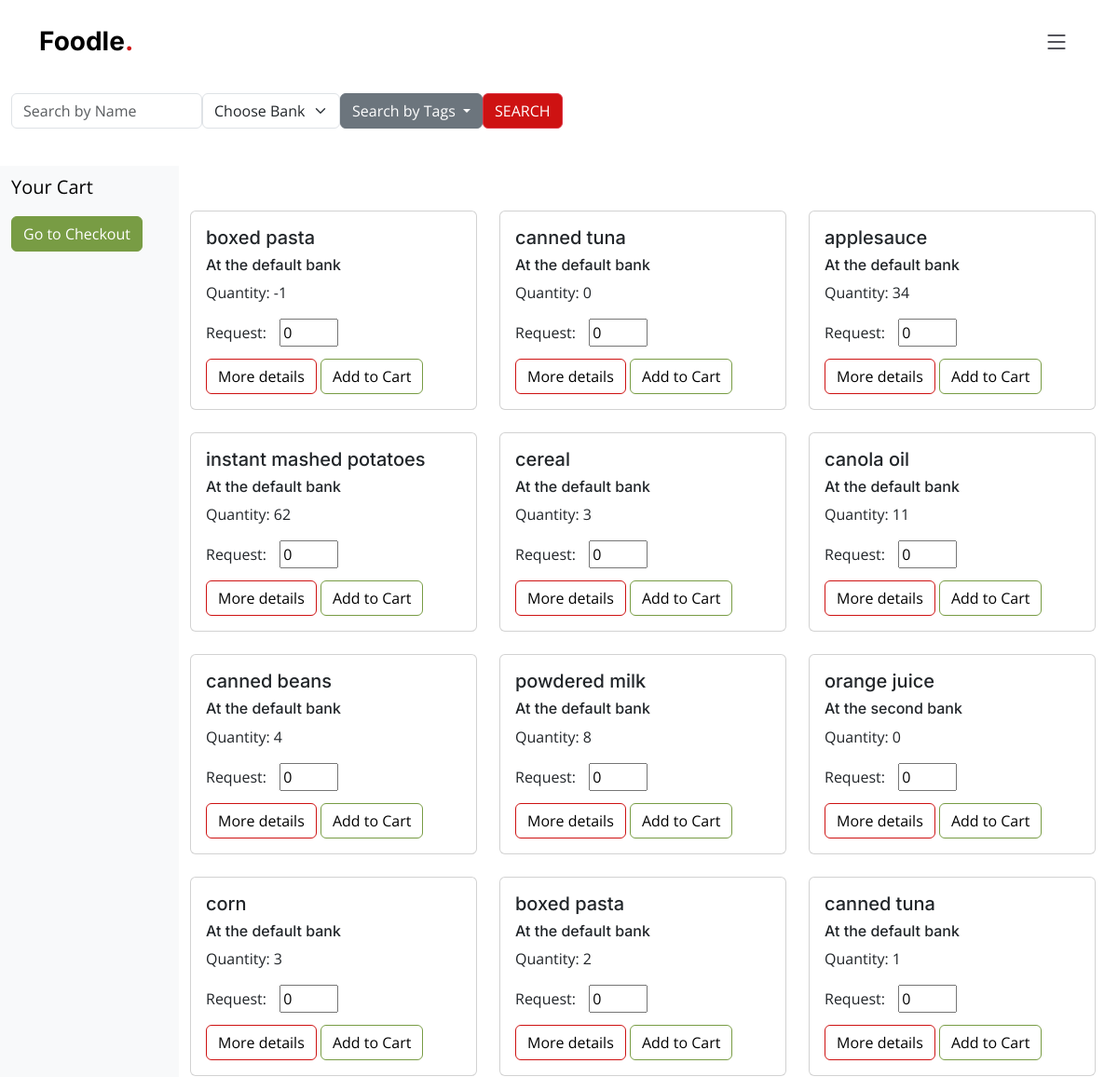
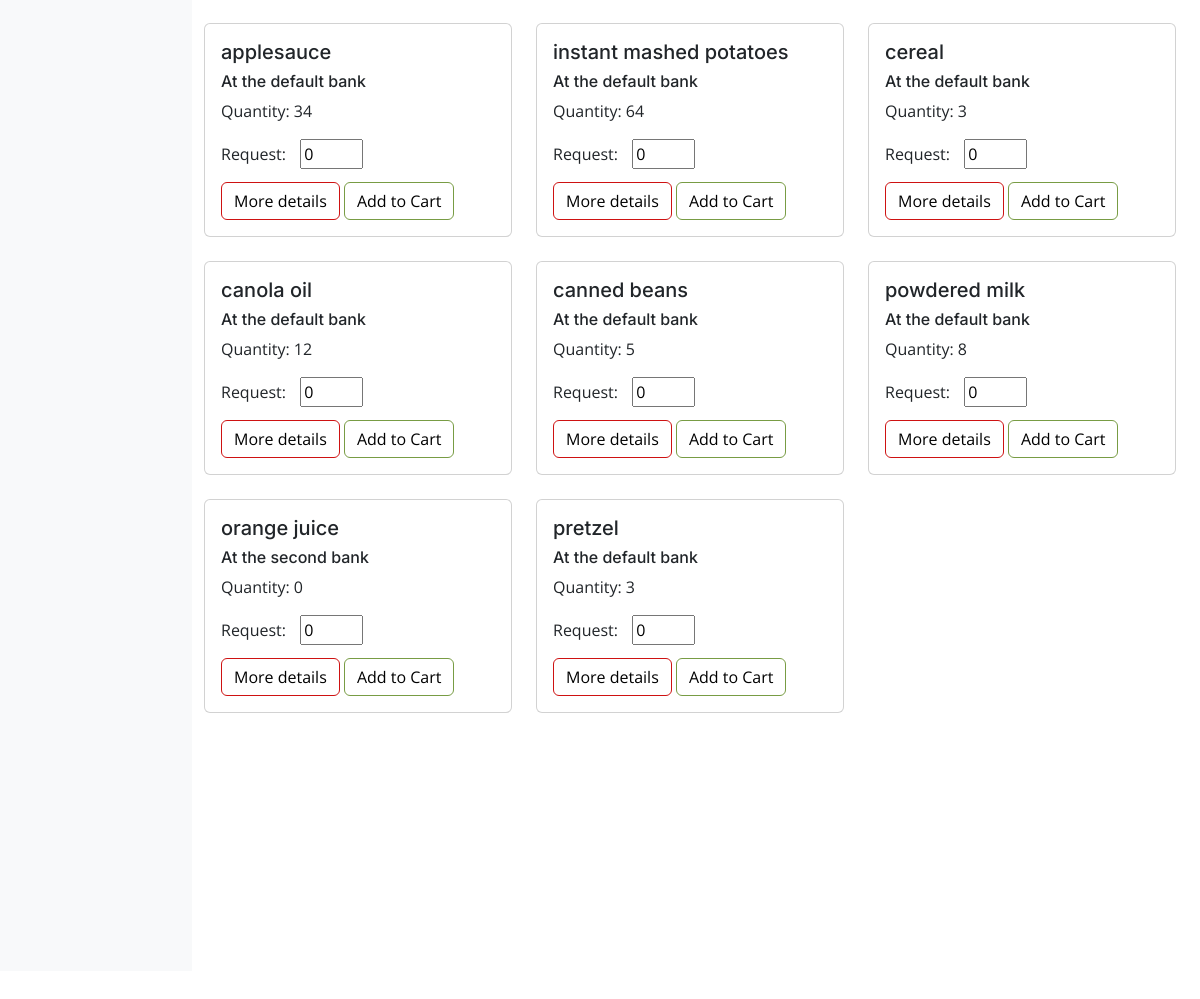
Before: /inventory (signed in) with the older database file (2 pictures, top to bottom).
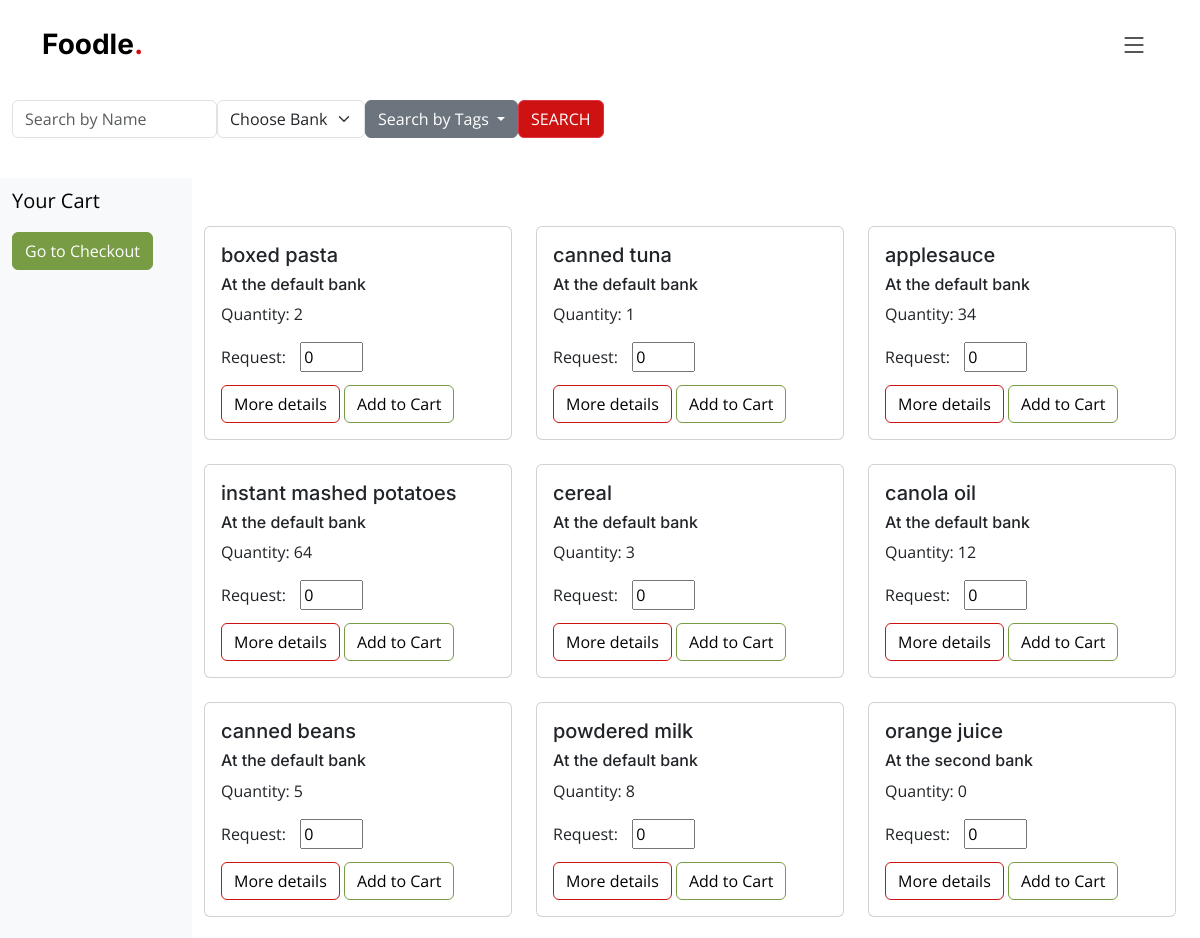
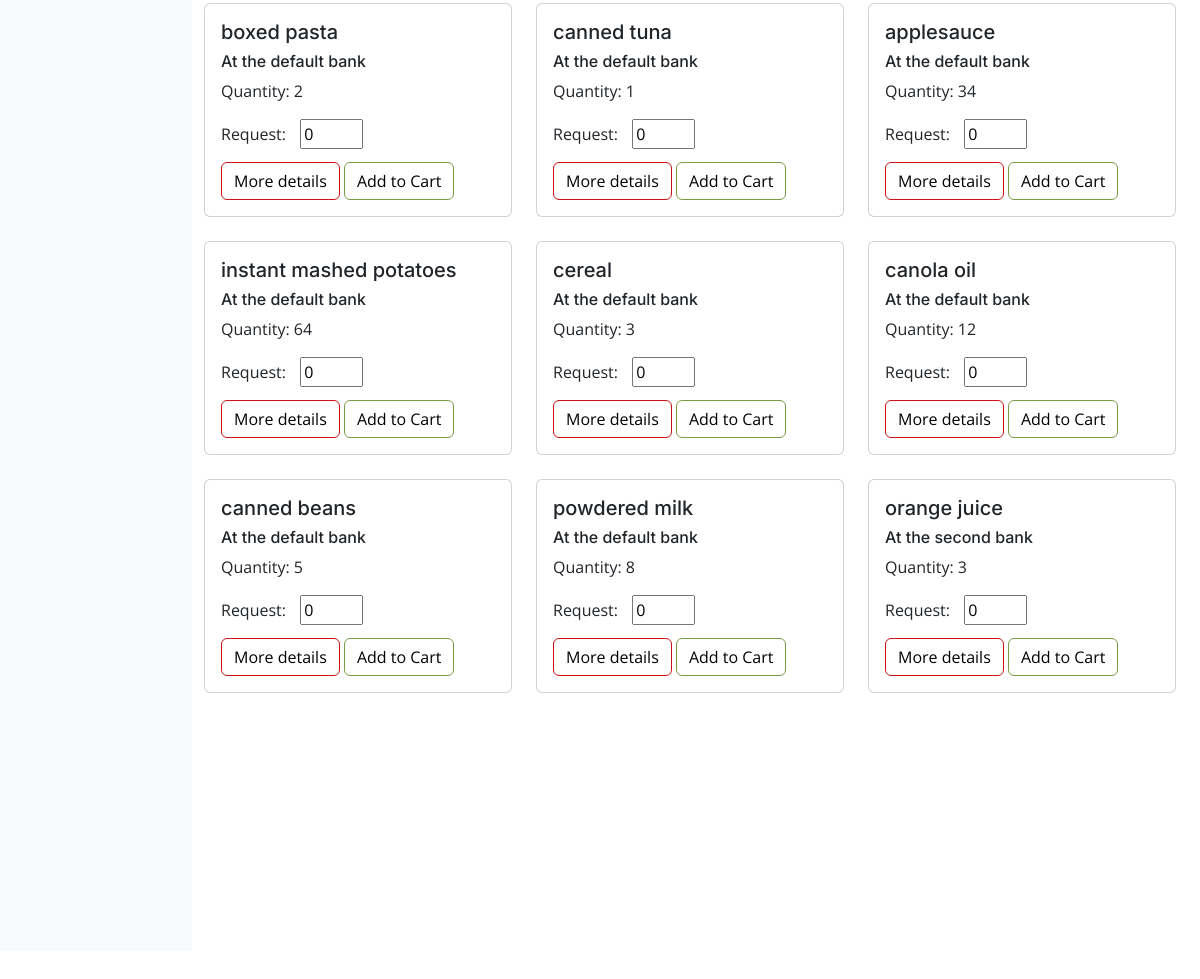
After: the same page with the newer database file (2 pictures, top to bottom).
### app.py (models this page shows, shortened)
class Inventory(db.Model):
    id= db.Column(db.Integer, primary_key=True)
    name = db.Column(db.String)
    qty = db.Column(db.Integer)
    description = db.Column(db.String(255))
    bank = db.Column(db.String(255))
    tags = db.Column(db.String(255))
    total_tags = db.Column(db.String(255), default="Vegan|Vegetarian|Gluten-free|Dairy-free|Nut-free|Non-GMO|Sugar-free|Halal|Kosher")

### app.py (the view, shortened to what this page needs)
@app.route('/inventory', methods=["POST","GET"])
@login_required
def inventory():
    all_inventory = Inventory.query.all()
    cart = session.get('cart', [])
    session['cart'] = cart
    return render_template("inventory.html", invent_list=all_inventory, cart=cart)

### app.py (called while the page is built)
@login_manager.user_loader
def load_user(user_id):
    return User.query.get(int(user_id))

### templates/inventory.html (shortened to what this page needs)
{%extends "base.html"%}
{%block content%}
<section class="seperate">
    <div class="container-fluid justibfy-content-end">
      <form class="d-flex input-group w-auto" action="/inventory" method="POST">
        <ul class="navbar-nav mr-auto">
          <div class="form-floating mb-3 d-flex justify-content-end" style="margin-top: 20px;">
            <li>
              <input
                type="search"
                name="search_text"
                class="form-control rounded"
                placeholder="Search by Name"
                aria-label="Search"
                aria-describedby="search-addon"
                />
              </li>
            <li>
              <select class="form-select" aria-label="Default select example" name="bank">
                <option value="">Choose Bank</option>
             </select>
            </li>
              <div class="dropdown">
                <button class="btn btn-secondary dropdown-toggle" type="button" id="dropdownMenuButton" data-bs-toggle="dropdown" aria-expanded="false">
                  Search by Tags
                </button>
              </div>
        <li class="nav-item">
          <button type="submit" class="btn btn-danger" name="search">SEARCH</button>
        </li>
    </div>
      </ul>
      </form>
    </div>
  <div class="row vh-100 overflow-auto">
    <div class="col-12 col-sm-3 col-xl-2 px-sm-2 px-0 bg-light d-flex sticky-top">
      <div class="d-flex flex-sm-column flex-row flex-grow-1 align-items-center align-items-sm-start px-3 pt-2 text-clack">
        <a href="/" class="d-flex align-items-center pb-sm-3 mb-md-0 me-md-auto text-black text-decoration-none">
          <span class="fs-5">Your Cart</span>
        </a>
        <ul class="nav nav-pills flex-sm-column flex-row flex-nowrap flex-shrink-1 flex-sm-grow-0 flex-grow-1 mb-sm-auto mb-0 justify-content-center align-items-center align-items-sm-start" id="menu">
            <li>
              <a class="btn btn-success" href="/checkout" role="button">Go to Checkout</a>
            </li>
        </ul>
      </div>
    </div>
      <div class="col d-flex flex-column h-100">
        <div class="row">
          <div class="row row-cols-1 row-cols-md-3 g-4">
            {%for thing in invent_list%}
            <div class="col">
              <div class="card">
                <form action="/inventory" method="POST">
                <div class="card-body">
                  <h5 class="card-title">{{thing.name}}</h5>
                  <h6>At the {{thing.bank}} bank</h6>
                  <p class="card-text">
                    <label for="qty">Quantity: {{thing.qty}}</label>
                <p style="display: inline-block; margin-right: 10px;">Request:</p>
                <input type="number" id="qty" name="qty" min="0" max="100" step="1" value="0" style="display: inline-block; ">
                <br>
                <button type="button" class="btn btn-outline-danger" data-bs-toggle="modal" data-bs-target="#exampleModal{{ loop.index }}">
                  More details
                </button>
                <button type="submit" class="btn btn-outline-success" name="food_picked">Add to Cart</button>
                </div>
              </form>
              </div>
            </div>
            {%endfor%}
          </div>
      </div>
  </div>
</div>
</section>
{%endblock%}

Changed rows visible on the page:
removed Inventory: name "orange juice", bank "second", qty "0"
removed Inventory: name "pretzel", bank "default", qty "3"
changed Inventory (number 1 of 18 on the later page): qty "-1" → "2"
changed Inventory (number 2 of 18 on the later page): qty "0" → "1"
changed Inventory (number 4 of 18 on the later page): qty "62" → "64"
changed Inventory (number 6 of 18 on the later page): qty "11" → "12"
changed Inventory (number 7 of 18 on the later page): qty "4" → "5"
changed Inventory (number 10 of 18 on the later page): name "corn" → "boxed pasta"; qty "3" → "2"
changed Inventory (number 11 of 18 on the later page): name "boxed pasta" → "canned tuna"; qty "2" → "1"
changed Inventory (number 12 of 18 on the later page): name "canned tuna" → "applesauce"; qty "1" → "34"
changed Inventory (number 13 of 18 on the later page): name "applesauce" → "instant mashed potatoes"; qty "34" → "64"
changed Inventory (number 14 of 18 on the later page): name "instant mashed potatoes" → "cereal"; qty "64" → "3"
changed Inventory (number 15 of 18 on the later page): name "cereal" → "canola oil"; qty "3" → "12"
changed Inventory (number 16 of 18 on the later page): name "canola oil" → "canned beans"; qty "12" → "5"
changed Inventory (number 17 of 18 on the later page): name "canned beans" → "powdered milk"; qty "5" → "8"
changed Inventory (number 18 of 18 on the later page): name "powdered milk" → "orange juice"; bank "default" → "second"; qty "8" → "3"
